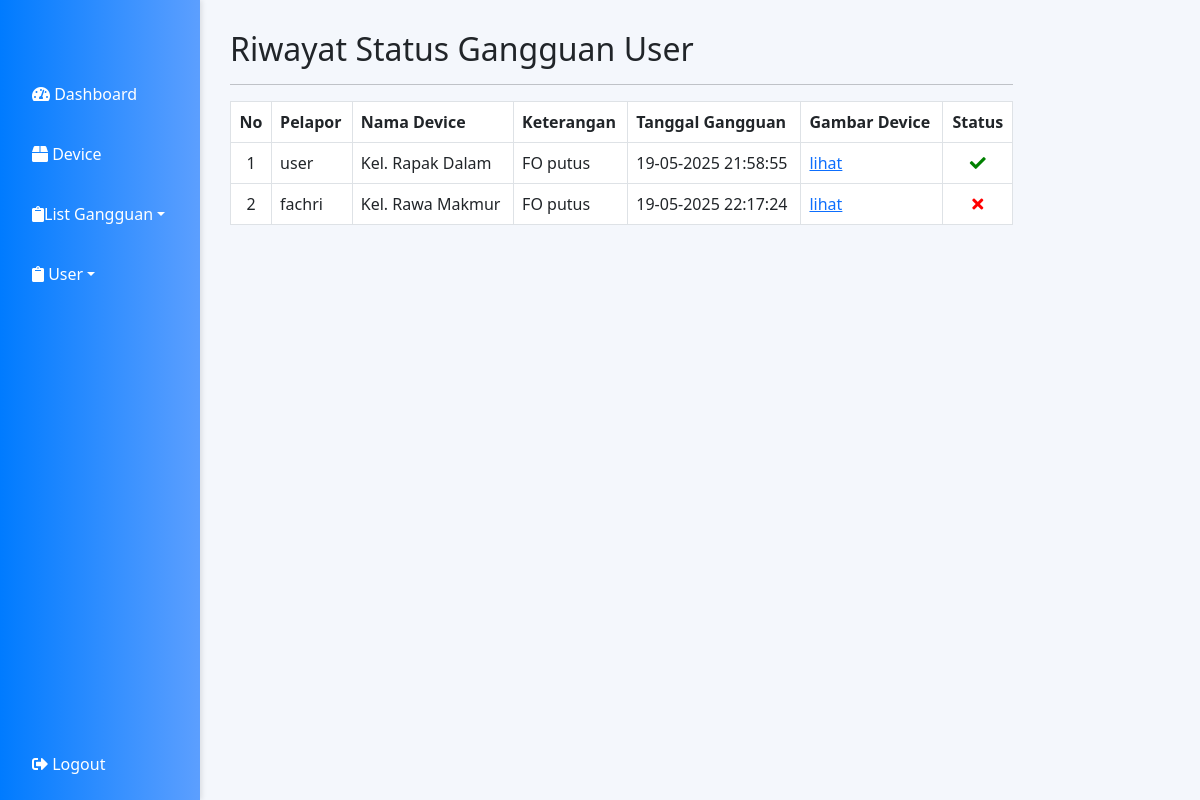
The app's page /status_gangguan_user_riwayat.php (signed in) with its own data.
### tables this page shows
CREATE TABLE `lapor_gangguan` (
  `id_laporan` int(11) NOT NULL,
  `id_user` int(11) NOT NULL,
  `device` varchar(100) NOT NULL,
  `keterangan` varchar(50) DEFAULT NULL,
  `tanggal_gangguan` datetime NOT NULL,
  `tanggal_selesai` datetime DEFAULT NULL,
  `status` varchar(15) DEFAULT 'tidak_aktif',
  `image` varchar(150) DEFAULT NULL,
  `aktif` tinyint(1) DEFAULT 1
);

CREATE TABLE `users` (
  `id` int(25) NOT NULL,
  `user_name` varchar(50) NOT NULL,
  `password` varchar(255) NOT NULL,
  `type` varchar(10) NOT NULL
);

### status_gangguan_user_riwayat.php (the view, shortened to what this page needs)
<?php
require("koneksi/koneksi.php");
?>
<!DOCTYPE html>
<html lang="en">
<head>
    <link href="https://cdn.jsdelivr.net/npm/bootstrap@5.3.0/dist/css/bootstrap.min.css" rel="stylesheet">
    <link rel="stylesheet" href="assets/css/sidebar.css">
    <link rel="stylesheet" href="https://cdnjs.cloudflare.com/ajax/libs/font-awesome/5.15.3/css/all.min.css">
</head>
<body>
    <div class="sidebar">
        <a href="dashboard.php"><i class="fas fa-tachometer-alt"></i> Dashboard</a>
        <?php if ($_SESSION['account_type'] === 'admin') { ?>
            <a href="device.php"><i class="fas fa-box"></i> Device</a>
        <?php } ?>
        <div class="dropdown">
            <a href="#" class="dropdown-toggle" onclick="toggleDropdown()"><i class="fas fa-clipboard"></i>List Gangguan</a>
        </div>
        <div class="dropdown">
            <a href="#" class="dropdown-toggle" onclick="toggleDropdown2()"><i class="fas fa-clipboard"></i> User</a>
        </div>
        <div style="flex-grow: 1;"></div>
        <a href="logout.php"><i class="fas fa-sign-out-alt"></i> Logout</a>
    </div>
    <div class="content">
        <div class="col-sm-9 col-sm-offset-3 col-md-10 col-md-offset-2 main">
            <h2 class="page-header">Riwayat Status Gangguan User</h2>
            <hr>
            <table id="tabelpelanggan" class="table table-bordered table-hover">
                <thead>
                    <tr>
                        <th style="text-align: center;">No</th>
                        <th>Pelapor</th>
                        <th>Nama Device</th>
                        <th>Keterangan</th>
                        <th>Tanggal Gangguan</th>
                        <th>Gambar Device</th>
                        <th style="text-align: center;">Status</th>
                    </tr>
                </thead>
                <?php
                $query = $conn->query("SELECT
                lapor_gangguan.id_laporan,
                lapor_gangguan.id_user,
                lapor_gangguan.device,
                lapor_gangguan.keterangan,
                lapor_gangguan.tanggal_gangguan,
                lapor_gangguan.tanggal_selesai,
                lapor_gangguan.status,
                lapor_gangguan.image,
                lapor_gangguan.aktif,
                users.user_name
                FROM lapor_gangguan
                JOIN users ON users.id = lapor_gangguan.id_user
                where aktif=1");
                $nomor = 1;
                while ($lihat = $query->fetch_assoc()) {
                    $nm_device = $lihat['device'];
                    $ket = $lihat['keterangan'];
                    $tggl_gangguan = $lihat['tanggal_gangguan'];
                    $gambar = $lihat['image'];
                    $status = $lihat['status'];
                ?>
                    <tbody>
                        <tr>
                            <td style="text-align: center;"><?php echo $nomor; ?></td>
                            <td data-th="Pelapor"><?php echo $lihat['user_name']; ?></td>
                            <td><?php echo htmlspecialchars($nm_device); ?></td>
                            <td><?php echo htmlspecialchars($ket); ?></td>
                            <td><?php echo date('d-m-Y H:i:s', strtotime($tggl_gangguan)); ?></td>
                            <td><a href="<?php echo 'pages/user/bukti_device/' . $gambar; ?>" target="_blank">lihat</a></td>
                            <td style="text-align: center;">
                                <?php if ($status == 'aktif') { ?>
                                    <i class="fas fa-check" style="color: green;"></i>
                                <?php } else { ?>
                                    <i class="fas fa-times" style="color: red;"></i>
                                <?php } ?>
                            </td>
                        </tr>
                        <?php $nomor++; ?>
                    <?php
                } ?>
                    </tbody>
            </table>
        </div>
    </div>
</body>
</html>

### assets/css/sidebar.css (style rules this page uses)
.sidebar { height: 100%; width: 200px; position: fixed; z-index: 1; top: 0; left: 0; background: linear-gradient(to right, #007bff, #5c9fff); display: flex; flex-direction: column; padding-top: 70px; box-shadow: 2px 0 5px rgba(0, 0, 0, 0.1); }
.sidebar a { padding: 12px 8px 12px 32px; text-decoration: none; font-size: 16px; color: white; display: block; margin-bottom: 12px; border-radius: 4px; transition: background-color 0.3s ease, transform 0.2s ease; }
.content { margin-left: 200px; padding: 30px; background-color: #f4f7fc; min-height: 100vh; }
.dropdown { position: relative; display: block; }
.dropdown-toggle { text-decoration: none; color: white; display: block; margin-bottom: 12px; border-radius: 4px; transition: background-color 0.3s ease, transform 0.2s ease; }

### records on screen
lapor_gangguan: id_user.user_name "user", device "Kel. Rapak Dalam", keterangan "FO putus", tanggal_gangguan "19-05-2025 21:58:55", status "aktif" (drawn)
lapor_gangguan: id_user.user_name "fachri", device "Kel. Rawa Makmur", keterangan "FO putus", tanggal_gangguan "19-05-2025 22:17:24", status "tidak_aktif" (drawn)
